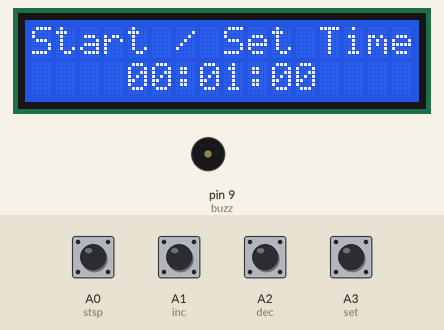
This sketch was run on a simulated Arduino Uno, built with avr-gcc and run on an emulated ATmega328P. On the bench: 16×2 character LCD, buzzer (waves = sounding, pin HIGH). The inputs (shaded band) are chosen by the test bench; at power-on: A0 (stsp), A1 (inc), A2 (dec), A3 (set) HIGH. EEPROM starts erased.

Above: at 5.2 s.
5.3 s: A0 (stsp) pulled LOW for 0.15 s
At 6.1 s:
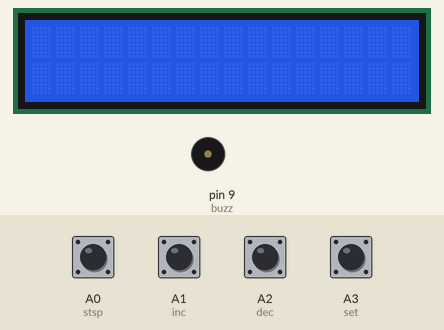
8.4 s: A0 (stsp) pulled LOW for 3.2 s
At 10.6 s:
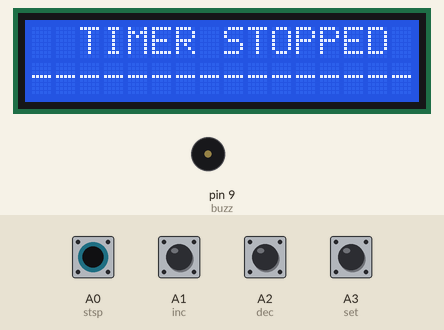
13.1 s: A3 (set) pulled LOW for 0.15 s
At 14.8 s:
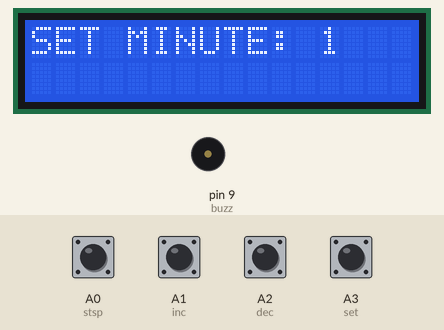
15.1 s: A3 (set) pulled LOW for 1 s
At 15.59 s:
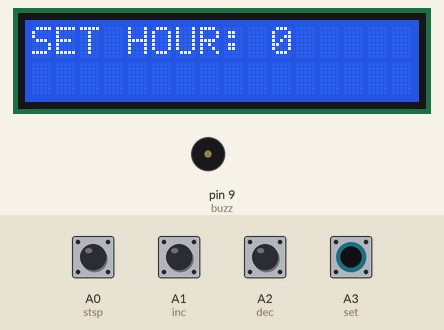
17.6 s: A0 (stsp) pulled LOW for 1 s
At 20.3 s:
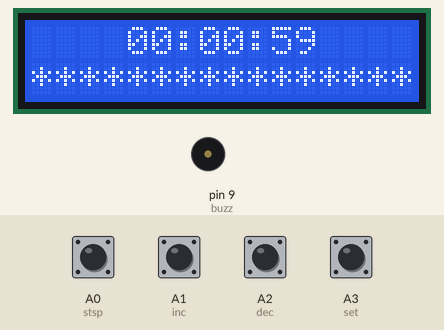
Timing chart, 0 to 21.8 s (numbered marks = the images above; inputs shaded):
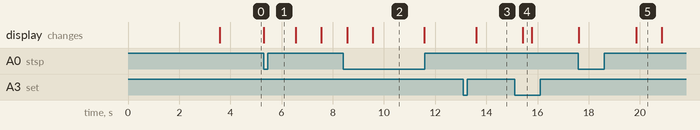

Measured:
- after the input at 5.3 s, the display: changes at once (image 1)
- after the input at 8.4 s, the display: first differs from a run without the input after 1.2 s (image 2)
- after the input at 13.1 s, the display: changes after 0.50 s (image 3)
- after the input at 15.1 s, the display: changes after 0.32 s (image 4)
- after the input at 17.6 s, the display: first changes at once (image 5 shows a later state)
- what the display in image 2 shows lasts 2.0 s, from 9.6 s to 11.6 s

The sketch:

AOE_-_lcd_ver_1.ino
```cpp
#include <LiquidCrystal.h>
#include<EEPROM.h>
const int rs = 12, en = 11, d4 = 5, d5 = 4, d6 = 3, d7 = 2;
LiquidCrystal lcd(rs, en, d4, d5, d6, d7);
const int stsp = A0;
const int inc = A1;
const int dec = A2;
const int set = A3;
const int buzz = 9;
//const int relay = 8;
int hrs = 0;
int Min = 0;
int sec = 0;
unsigned int check_val = 50;
int add_chk = 0;
int add_hrs = 1;
int add_min = 2;
bool RUN = true;
bool min_flag = true;
bool hrs_flag = true;
void setup()
{
  lcd.begin(16, 2);
  lcd.clear();
  lcd.setCursor(0, 0);
  lcd.print("BOOM AS I SAY,"); // display title before showing countdown
  lcd.setCursor(0, 1);
  lcd.print("NOT AS I DO");
  delay(2000);
  pinMode(stsp, INPUT_PULLUP);
  pinMode(inc, INPUT_PULLUP);
  pinMode(dec, INPUT_PULLUP);
  pinMode(set, INPUT_PULLUP);
  pinMode(buzz, OUTPUT);
  //pinMode(relay, OUTPUT);
  //digitalWrite(relay, LOW);
  digitalWrite(buzz, LOW);
  if (EEPROM.read(add_chk) != check_val)
  {
    EEPROM.write(add_chk, check_val);
    EEPROM.write(add_hrs, 0);
    EEPROM.write(add_min, 1); // change how much time user has
  }
  else
  {
    hrs = EEPROM.read(add_hrs);
    Min = EEPROM.read(add_min);
  }
  delay(1500);
  INIT();
}

void loop()
{
  if (digitalRead(stsp) == LOW)
  {
    lcd.clear();
    delay(250);
    RUN = true;
    while (RUN)
    {
      if (digitalRead(stsp) == LOW)
      {
        delay(1000);
        if (digitalRead(stsp) == LOW)
        {
          //digitalWrite(relay, LOW);
          lcd.clear();
          lcd.setCursor(0, 0);
          lcd.print("  TIMER STOPPED");
          lcd.setCursor(0, 1);
          lcd.print("----------------");
          delay(2000);
          RUN = false;
          INIT();
          break;
        }
      }
      //digitalWrite(relay, HIGH);
      sec = sec - 1;
      delay(1000);
      if (sec == -1)
      {
        sec = 59;
        Min = Min - 1;
      }
      if (Min == -1)
      {
        Min = 59;
        hrs = hrs - 1;
      }
      if (hrs == -1) hrs = 0;
      lcd.setCursor(0, 1);
      lcd.print("****************");
      lcd.setCursor(4, 0);
      if (hrs <= 9)
      {
        lcd.print('0');
      }
      lcd.print(hrs);
      lcd.print(':');
      if (Min <= 9)
      {
        lcd.print('0');
      }
      lcd.print(Min);
      lcd.print(':');
      if (sec <= 9)
      {
        lcd.print('0');
      }
      lcd.print(sec);
      if (hrs == 0 && Min == 0 && sec == 0)
      {
        //digitalWrite(relay, LOW);
        lcd.setCursor(4, 0);
        RUN = false;
        for (int i = 0; i < 20; i++)
        {
          digitalWrite(buzz, HIGH);
          delay(100);
          digitalWrite(buzz, LOW);
          delay(100);
        }
        INIT();
      }
    }
  }
  if (digitalRead(set) == LOW)
  {
    delay(500);
    while (min_flag)
    {
      lcd.clear();
      lcd.setCursor(0, 0);
      lcd.print("SET MINUTE: ");
      lcd.print(Min);
      delay(100);
      if (digitalRead(inc) == LOW)
      {
        Min = Min + 1;
        if (Min >= 60) Min = 0;
        delay(100);
      }
      if (digitalRead(dec) == LOW)
      {
        Min = Min - 1;
        if (Min <= -1) Min = 0;
        delay(100);
      }
      if (digitalRead(set) == LOW)
      {
        min_flag = false;
        delay(250);
      }
    }
    while (hrs_flag)
    {
      lcd.clear();
      lcd.setCursor(0, 0);
      lcd.print("SET HOUR: ");
      lcd.print(hrs);
      delay(100);
      if (digitalRead(inc) == LOW)
      {
        hrs = hrs + 1;
        if (hrs > 23) hrs = 0;
        delay(100);
      }
      if (digitalRead(dec) == LOW)
      {
        hrs = hrs - 1;
        if (hrs <= -1) hrs = 0;
        delay(100);
      }
      if (digitalRead(set) == LOW)
      {
        hrs_flag = false;
        delay(250);
      }
    }
    if (hrs == 0 && Min == 0)
    {
      lcd.clear();
      lcd.setCursor(0, 0);
      lcd.print("  INVAID TIME");
      delay(2000);
    }
    else
    {
      EEPROM.write(add_hrs, hrs);
      EEPROM.write(add_min, Min);
    }
    INIT();
  }
}

void INIT()
{
  hrs = EEPROM.read(add_hrs);
  Min = EEPROM.read(add_min);
  sec = 0;
  lcd.clear();
  lcd.setCursor(0, 0);
  lcd.print("Start / Set Time");
  lcd.setCursor(4, 1);
  if (hrs <= 9)
  {
    lcd.print('0');
  }
  lcd.print(hrs);
  lcd.print(':');
  if (Min <= 9)
  {
    lcd.print('0');
  }
  lcd.print(Min);
  lcd.print(':');
  if (sec <= 9)
  {
    lcd.print('0');
  }
  lcd.print(sec);
  min_flag = true;
  hrs_flag = true;
  delay(500);
}
```
